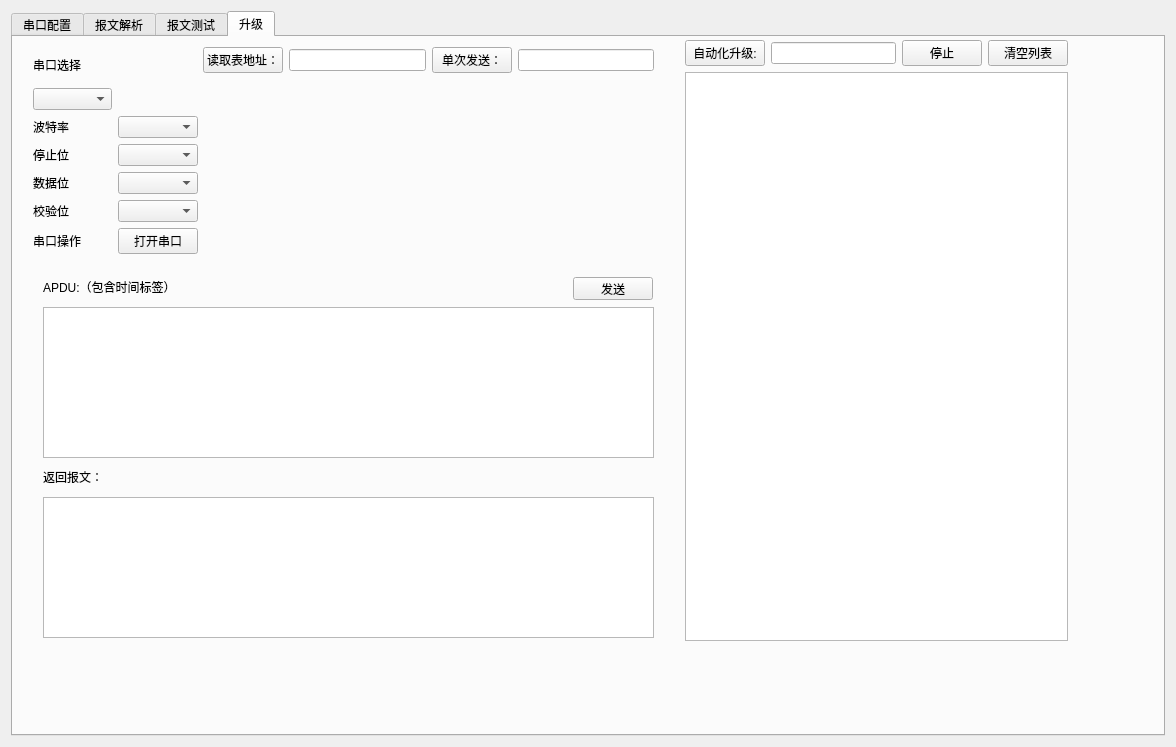
<?xml version="1.0" encoding="UTF-8"?>
<ui version="4.0">
 <class>Widget</class>
 <widget class="QWidget" name="Widget">
  <property name="geometry">
   <rect>
    <x>0</x>
    <y>0</y>
    <width>1176</width>
    <height>747</height>
   </rect>
  </property>
  <property name="windowTitle">
   <string>Widget</string>
  </property>
  <layout class="QGridLayout" name="gridLayout_4">
   <item row="0" column="1">
    <widget class="QTabWidget" name="tabWidget">
     <property name="currentIndex">
      <number>3</number>
     </property>
     <widget class="QWidget" name="tab_2">
      <attribute name="title">
       <string>串口配置</string>
      </attribute>
      <layout class="QGridLayout" name="gridLayout_5">
       <item row="0" column="0">
        <widget class="QPlainTextEdit" name="recvEdit">
         <property name="readOnly">
          <bool>true</bool>
         </property>
        </widget>
       </item>
       <item row="0" column="1">
        <widget class="QWidget" name="widget" native="true">
         <property name="maximumSize">
          <size>
           <width>165</width>
           <height>16777215</height>
          </size>
         </property>
         <layout class="QGridLayout" name="gridLayout_2" columnminimumwidth="2,0,2">
          <property name="horizontalSpacing">
           <number>0</number>
          </property>
          <property name="verticalSpacing">
           <number>10</number>
          </property>
          <item row="4" column="0">
           <widget class="QLabel" name="label_5">
            <property name="text">
             <string>数据位</string>
            </property>
           </widget>
          </item>
          <item row="3" column="1" colspan="2">
           <widget class="QComboBox" name="stopBitsCmb"/>
          </item>
          <item row="4" column="1" colspan="2">
           <widget class="QComboBox" name="dataBitsCmb"/>
          </item>
          <item row="3" column="0">
           <widget class="QLabel" name="label_6">
            <property name="text">
             <string>停止位</string>
            </property>
           </widget>
          </item>
          <item row="9" column="0" colspan="3">
           <widget class="QCheckBox" name="hexDisplayChx">
            <property name="text">
             <string>16进制显示</string>
            </property>
           </widget>
          </item>
          <item row="0" column="0" colspan="2">
           <widget class="QLabel" name="label_7">
            <property name="text">
             <string>串口选择</string>
            </property>
           </widget>
          </item>
          <item row="6" column="1" colspan="2">
           <widget class="QPushButton" name="openPortBtn">
            <property name="text">
             <string>打开串口</string>
            </property>
           </widget>
          </item>
          <item row="2" column="1" colspan="2">
           <widget class="QComboBox" name="baudRateCmb"/>
          </item>
          <item row="2" column="0">
           <widget class="QLabel" name="label_8">
            <property name="text">
             <string>波特率</string>
            </property>
           </widget>
          </item>
          <item row="5" column="0">
           <widget class="QLabel" name="label_9">
            <property name="text">
             <string>校验位</string>
            </property>
           </widget>
          </item>
          <item row="6" column="0">
           <widget class="QLabel" name="label_10">
            <property name="text">
             <string>串口操作</string>
            </property>
           </widget>
          </item>
          <item row="5" column="1" colspan="2">
           <widget class="QComboBox" name="parityCmb"/>
          </item>
          <item row="1" column="0" colspan="3">
           <widget class="QComboBox" name="protsCmb"/>
          </item>
          <item row="10" column="0">
           <spacer name="verticalSpacer">
            <property name="orientation">
             <enum>Qt::Vertical</enum>
            </property>
            <property name="sizeHint" stdset="0">
             <size>
              <width>20</width>
              <height>40</height>
             </size>
            </property>
           </spacer>
          </item>
          <item row="7" column="1">
           <widget class="QPushButton" name="clearRecvBtn">
            <property name="text">
             <string>清除接收</string>
            </property>
           </widget>
          </item>
          <item row="7" column="0">
           <widget class="QPushButton" name="saveDataBtn">
            <property name="text">
             <string>保存数据</string>
            </property>
           </widget>
          </item>
         </layout>
        </widget>
       </item>
       <item row="1" column="0" colspan="2">
        <widget class="QWidget" name="widget_2" native="true">
         <layout class="QGridLayout" name="gridLayout_3">
          <property name="leftMargin">
           <number>0</number>
          </property>
          <property name="topMargin">
           <number>0</number>
          </property>
          <item row="0" column="7">
           <widget class="QPushButton" name="sendBtn">
            <property name="text">
             <string>发送</string>
            </property>
           </widget>
          </item>
          <item row="2" column="6">
           <widget class="QPushButton" name="sendFileBtn">
            <property name="text">
             <string>发送文件</string>
            </property>
           </widget>
          </item>
          <item row="2" column="1">
           <widget class="QLabel" name="label_11">
            <property name="text">
             <string>周期：</string>
            </property>
           </widget>
          </item>
          <item row="2" column="5">
           <widget class="QPushButton" name="openFileBtn">
            <property name="text">
             <string>打开文件</string>
            </property>
           </widget>
          </item>
          <item row="2" column="2">
           <widget class="QLineEdit" name="timerPeriodEdit">
            <property name="maximumSize">
             <size>
              <width>45</width>
              <height>16777215</height>
             </size>
            </property>
            <property name="text">
             <string>1000</string>
            </property>
           </widget>
          </item>
          <item row="2" column="0">
           <widget class="QCheckBox" name="timerSendChx">
            <property name="text">
             <string>定时发送</string>
            </property>
           </widget>
          </item>
          <item row="2" column="3">
           <widget class="QLabel" name="label_12">
            <property name="text">
             <string>ms</string>
            </property>
           </widget>
          </item>
          <item row="2" column="7">
           <widget class="QPushButton" name="sendStopBtn">
            <property name="text">
             <string>停止发送</string>
            </property>
           </widget>
          </item>
          <item row="3" column="0">
           <widget class="QCheckBox" name="sendNewLineChx">
            <property name="text">
             <string>发送新行</string>
            </property>
           </widget>
          </item>
          <item row="2" column="4">
           <widget class="QLineEdit" name="fileNameEdit"/>
          </item>
          <item row="1" column="7">
           <widget class="QPushButton" name="sendClearBtn">
            <property name="text">
             <string>清除发送</string>
            </property>
           </widget>
          </item>
          <item row="3" column="4">
           <widget class="QLabel" name="linkLable">
            <property name="text">
             <string>TextLabel</string>
            </property>
           </widget>
          </item>
          <item row="0" column="0" rowspan="2" colspan="7">
           <widget class="QPlainTextEdit" name="sendEdit_2"/>
          </item>
         </layout>
        </widget>
       </item>
      </layout>
     </widget>
     <widget class="QWidget" name="tab_3">
      <attribute name="title">
       <string>报文解析</string>
      </attribute>
      <layout class="QGridLayout" name="gridLayout">
       <item row="0" column="0">
        <layout class="QHBoxLayout" name="horizontalLayout_8">
         <item>
          <widget class="QPushButton" name="openfile">
           <property name="text">
            <string>打开文件</string>
           </property>
          </widget>
         </item>
         <item>
          <widget class="QPushButton" name="openfile_2">
           <property name="text">
            <string>打开APDU文件</string>
           </property>
          </widget>
         </item>
         <item>
          <widget class="QPushButton" name="clearfile">
           <property name="text">
            <string>清空</string>
           </property>
          </widget>
         </item>
        </layout>
       </item>
       <item row="1" column="0">
        <layout class="QHBoxLayout" name="horizontalLayout_9">
         <item>
          <layout class="QVBoxLayout" name="verticalLayout_4">
           <item>
            <widget class="QLabel" name="label_20">
             <property name="text">
              <string>发送报文：</string>
             </property>
            </widget>
           </item>
           <item>
            <widget class="QListWidget" name="send_list">
             <property name="maximumSize">
              <size>
               <width>16777215</width>
               <height>16777215</height>
              </size>
             </property>
            </widget>
           </item>
          </layout>
         </item>
         <item>
          <layout class="QVBoxLayout" name="verticalLayout_5">
           <item>
            <widget class="QLabel" name="label_21">
             <property name="text">
              <string>接收报文：</string>
             </property>
            </widget>
           </item>
           <item>
            <widget class="QListWidget" name="recv_list">
             <property name="maximumSize">
              <size>
               <width>16777215</width>
               <height>16777215</height>
              </size>
             </property>
            </widget>
           </item>
          </layout>
         </item>
        </layout>
       </item>
      </layout>
     </widget>
     <widget class="QWidget" name="tab">
      <attribute name="title">
       <string>报文测试</string>
      </attribute>
      <widget class="QWidget" name="widget_3" native="true">
       <property name="geometry">
        <rect>
         <x>11</x>
         <y>11</y>
         <width>165</width>
         <height>207</height>
        </rect>
       </property>
       <property name="maximumSize">
        <size>
         <width>165</width>
         <height>16777215</height>
        </size>
       </property>
       <layout class="QGridLayout" name="gridLayout_6">
        <item row="0" column="0">
         <widget class="QLabel" name="label_15">
          <property name="text">
           <string>串口选择</string>
          </property>
         </widget>
        </item>
        <item row="1" column="0">
         <widget class="QComboBox" name="protsCmb_2"/>
        </item>
        <item row="2" column="0">
         <widget class="QLabel" name="label_16">
          <property name="text">
           <string>波特率</string>
          </property>
         </widget>
        </item>
        <item row="2" column="1">
         <widget class="QComboBox" name="baudRateCmb_2"/>
        </item>
        <item row="3" column="0">
         <widget class="QLabel" name="label_14">
          <property name="text">
           <string>停止位</string>
          </property>
         </widget>
        </item>
        <item row="3" column="1">
         <widget class="QComboBox" name="stopBitsCmb_2"/>
        </item>
        <item row="4" column="0">
         <widget class="QLabel" name="label_13">
          <property name="text">
           <string>数据位</string>
          </property>
         </widget>
        </item>
        <item row="4" column="1">
         <widget class="QComboBox" name="dataBitsCmb_2"/>
        </item>
        <item row="5" column="0">
         <widget class="QLabel" name="label_17">
          <property name="text">
           <string>校验位</string>
          </property>
         </widget>
        </item>
        <item row="5" column="1">
         <widget class="QComboBox" name="parityCmb_2"/>
        </item>
        <item row="6" column="0">
         <widget class="QLabel" name="label_18">
          <property name="text">
           <string>串口操作</string>
          </property>
         </widget>
        </item>
        <item row="6" column="1">
         <widget class="QPushButton" name="openPortBtn_2">
          <property name="text">
           <string>打开串口</string>
          </property>
         </widget>
        </item>
       </layout>
      </widget>
      <widget class="QWidget" name="layoutWidget">
       <property name="geometry">
        <rect>
         <x>209</x>
         <y>11</y>
         <width>921</width>
         <height>641</height>
        </rect>
       </property>
       <layout class="QVBoxLayout" name="verticalLayout_3">
        <item>
         <layout class="QVBoxLayout" name="verticalLayout">
          <item>
           <layout class="QHBoxLayout" name="horizontalLayout">
            <item>
             <widget class="QLabel" name="label">
              <property name="text">
               <string>发送报文：</string>
              </property>
             </widget>
            </item>
            <item>
             <widget class="QLineEdit" name="sendlineEdit"/>
            </item>
           </layout>
          </item>
          <item>
           <layout class="QHBoxLayout" name="horizontalLayout_2">
            <item>
             <widget class="QLabel" name="label_2">
              <property name="text">
               <string>接收报文：</string>
              </property>
             </widget>
            </item>
            <item>
             <widget class="QLineEdit" name="recvlineEdit"/>
            </item>
           </layout>
          </item>
          <item>
           <layout class="QHBoxLayout" name="horizontalLayout_3">
            <item>
             <widget class="QLabel" name="label_3">
              <property name="text">
               <string>预期报文：</string>
              </property>
             </widget>
            </item>
            <item>
             <widget class="QLineEdit" name="yuqilineEdit"/>
            </item>
           </layout>
          </item>
          <item>
           <layout class="QHBoxLayout" name="horizontalLayout_4">
            <item>
             <widget class="QLabel" name="label_4">
              <property name="text">
               <string>比对结果：</string>
              </property>
             </widget>
            </item>
            <item>
             <widget class="QLineEdit" name="result">
              <property name="enabled">
               <bool>true</bool>
              </property>
             </widget>
            </item>
           </layout>
          </item>
         </layout>
        </item>
        <item>
         <widget class="QTextEdit" name="textEdit"/>
        </item>
       </layout>
      </widget>
      <widget class="QWidget" name="layoutWidget">
       <property name="geometry">
        <rect>
         <x>10</x>
         <y>290</y>
         <width>197</width>
         <height>201</height>
        </rect>
       </property>
       <layout class="QVBoxLayout" name="verticalLayout_2">
        <item>
         <layout class="QHBoxLayout" name="horizontalLayout_5">
          <item>
           <widget class="QLabel" name="label_19">
            <property name="text">
             <string>索引：</string>
            </property>
           </widget>
          </item>
          <item>
           <widget class="QLineEdit" name="baowen_index"/>
          </item>
         </layout>
        </item>
        <item>
         <layout class="QHBoxLayout" name="horizontalLayout_7">
          <item>
           <widget class="QPushButton" name="sendtestdata">
            <property name="text">
             <string>发送</string>
            </property>
           </widget>
          </item>
          <item>
           <widget class="QPushButton" name="clear">
            <property name="text">
             <string>清空数据</string>
            </property>
           </widget>
          </item>
         </layout>
        </item>
        <item>
         <layout class="QHBoxLayout" name="horizontalLayout_6">
          <item>
           <widget class="QPushButton" name="up">
            <property name="text">
             <string>上一条</string>
            </property>
           </widget>
          </item>
          <item>
           <widget class="QPushButton" name="down">
            <property name="text">
             <string>下一条</string>
            </property>
           </widget>
          </item>
         </layout>
        </item>
       </layout>
      </widget>
     </widget>
     <widget class="QWidget" name="tab_4">
      <attribute name="title">
       <string>升级</string>
      </attribute>
      <widget class="QWidget" name="widget_4" native="true">
       <property name="geometry">
        <rect>
         <x>20</x>
         <y>10</y>
         <width>165</width>
         <height>207</height>
        </rect>
       </property>
       <property name="maximumSize">
        <size>
         <width>165</width>
         <height>16777215</height>
        </size>
       </property>
       <layout class="QGridLayout" name="gridLayout_7">
        <item row="0" column="0">
         <widget class="QLabel" name="label_22">
          <property name="text">
           <string>串口选择</string>
          </property>
         </widget>
        </item>
        <item row="1" column="0">
         <widget class="QComboBox" name="protsCmb_3"/>
        </item>
        <item row="2" column="0">
         <widget class="QLabel" name="label_23">
          <property name="text">
           <string>波特率</string>
          </property>
         </widget>
        </item>
        <item row="2" column="1">
         <widget class="QComboBox" name="baudRateCmb_3"/>
        </item>
        <item row="3" column="0">
         <widget class="QLabel" name="label_24">
          <property name="text">
           <string>停止位</string>
          </property>
         </widget>
        </item>
        <item row="3" column="1">
         <widget class="QComboBox" name="stopBitsCmb_3"/>
        </item>
        <item row="4" column="0">
         <widget class="QLabel" name="label_25">
          <property name="text">
           <string>数据位</string>
          </property>
         </widget>
        </item>
        <item row="4" column="1">
         <widget class="QComboBox" name="dataBitsCmb_3"/>
        </item>
        <item row="5" column="0">
         <widget class="QLabel" name="label_26">
          <property name="text">
           <string>校验位</string>
          </property>
         </widget>
        </item>
        <item row="5" column="1">
         <widget class="QComboBox" name="parityCmb_3"/>
        </item>
        <item row="6" column="0">
         <widget class="QLabel" name="label_27">
          <property name="text">
           <string>串口操作</string>
          </property>
         </widget>
        </item>
        <item row="6" column="1">
         <widget class="QPushButton" name="openPortBtn_3">
          <property name="text">
           <string>打开串口</string>
          </property>
         </widget>
        </item>
       </layout>
      </widget>
      <widget class="QLabel" name="label_28">
       <property name="geometry">
        <rect>
         <x>30</x>
         <y>240</y>
         <width>191</width>
         <height>19</height>
        </rect>
       </property>
       <property name="text">
        <string>APDU:（包含时间标签）</string>
       </property>
      </widget>
      <widget class="QLabel" name="label_29">
       <property name="geometry">
        <rect>
         <x>30</x>
         <y>430</y>
         <width>191</width>
         <height>19</height>
        </rect>
       </property>
       <property name="text">
        <string>返回报文：</string>
       </property>
      </widget>
      <widget class="QPlainTextEdit" name="recvEdit_3">
       <property name="geometry">
        <rect>
         <x>30</x>
         <y>460</y>
         <width>611</width>
         <height>141</height>
        </rect>
       </property>
       <property name="readOnly">
        <bool>true</bool>
       </property>
      </widget>
      <widget class="QPushButton" name="pushButton_5">
       <property name="geometry">
        <rect>
         <x>560</x>
         <y>240</y>
         <width>80</width>
         <height>23</height>
        </rect>
       </property>
       <property name="text">
        <string>发送</string>
       </property>
      </widget>
      <widget class="QWidget" name="layoutWidget">
       <property name="geometry">
        <rect>
         <x>190</x>
         <y>10</y>
         <width>451</width>
         <height>27</height>
        </rect>
       </property>
       <layout class="QHBoxLayout" name="horizontalLayout_13">
        <item>
         <layout class="QHBoxLayout" name="horizontalLayout_10">
          <item>
           <widget class="QPushButton" name="pushButton">
            <property name="text">
             <string>读取表地址：</string>
            </property>
           </widget>
          </item>
          <item>
           <widget class="QLineEdit" name="lineEdit"/>
          </item>
         </layout>
        </item>
        <item>
         <layout class="QHBoxLayout" name="horizontalLayout_11">
          <item>
           <widget class="QPushButton" name="pushButton_4">
            <property name="text">
             <string>单次发送：</string>
            </property>
           </widget>
          </item>
          <item>
           <widget class="QLineEdit" name="lineEdit_2"/>
          </item>
         </layout>
        </item>
       </layout>
      </widget>
      <widget class="QPlainTextEdit" name="sendEdit_3">
       <property name="geometry">
        <rect>
         <x>30</x>
         <y>270</y>
         <width>611</width>
         <height>151</height>
        </rect>
       </property>
      </widget>
      <widget class="QWidget" name="">
       <property name="geometry">
        <rect>
         <x>672</x>
         <y>3</y>
         <width>383</width>
         <height>601</height>
        </rect>
       </property>
       <layout class="QVBoxLayout" name="verticalLayout_6">
        <item>
         <layout class="QHBoxLayout" name="horizontalLayout_12">
          <item>
           <widget class="QPushButton" name="pushButton_2">
            <property name="text">
             <string>自动化升级:</string>
            </property>
           </widget>
          </item>
          <item>
           <widget class="QLineEdit" name="lineEdit_3"/>
          </item>
          <item>
           <widget class="QPushButton" name="pushButton_6">
            <property name="text">
             <string>停止</string>
            </property>
           </widget>
          </item>
          <item>
           <widget class="QPushButton" name="pushButton_3">
            <property name="text">
             <string>清空列表</string>
            </property>
           </widget>
          </item>
         </layout>
        </item>
        <item>
         <widget class="QListWidget" name="listWidget"/>
        </item>
       </layout>
      </widget>
     </widget>
    </widget>
   </item>
  </layout>
 </widget>
 <resources/>
 <connections/>
</ui>
